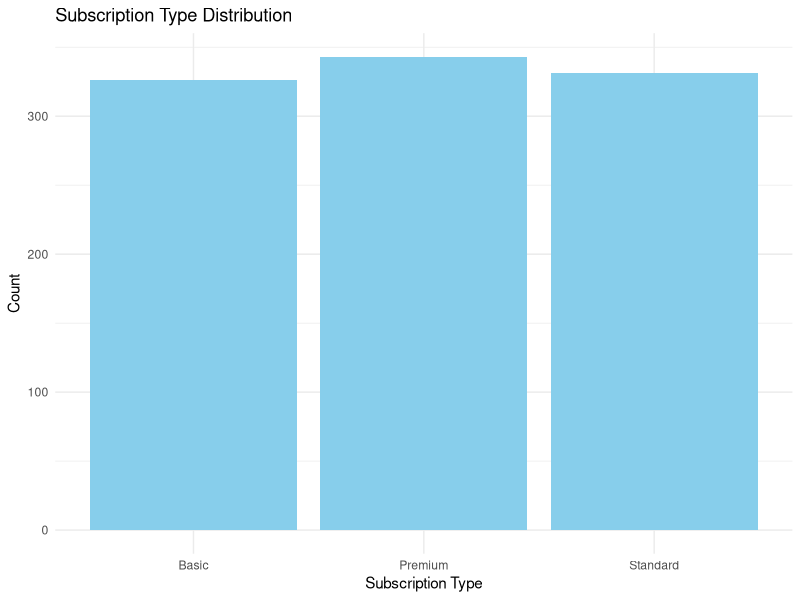
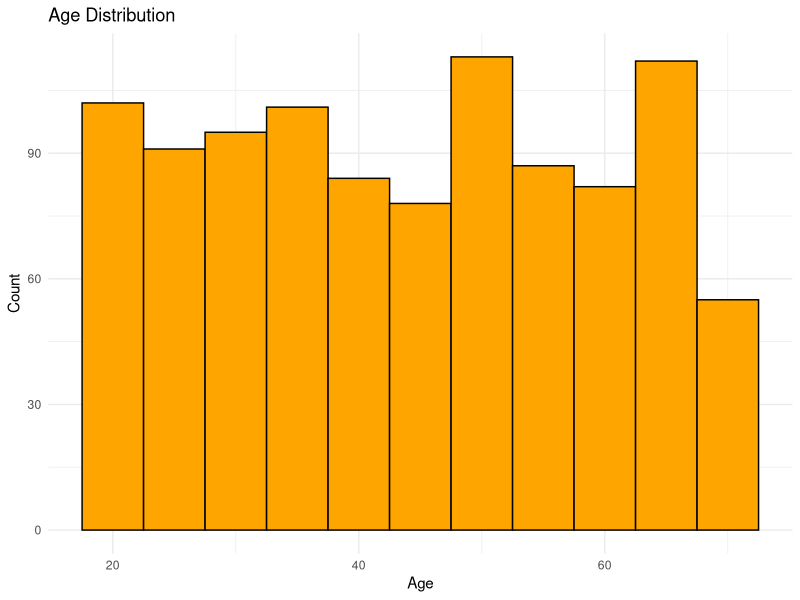
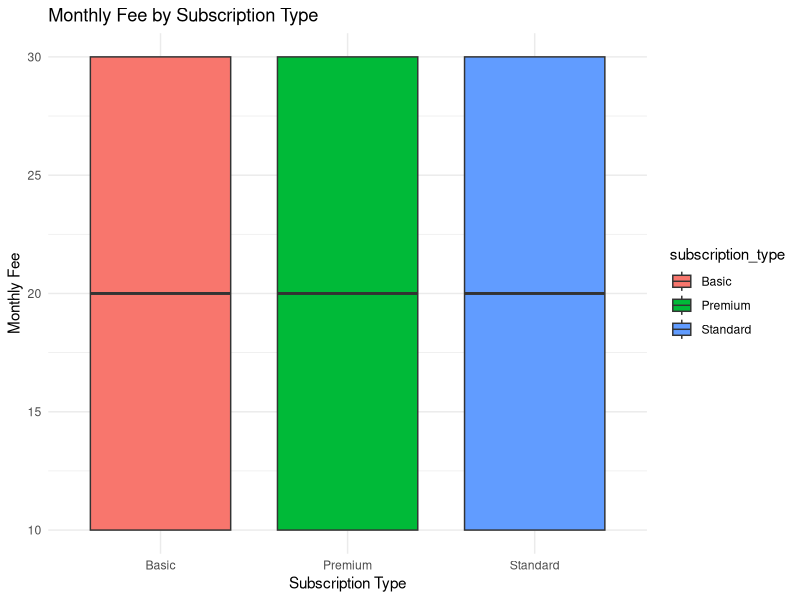
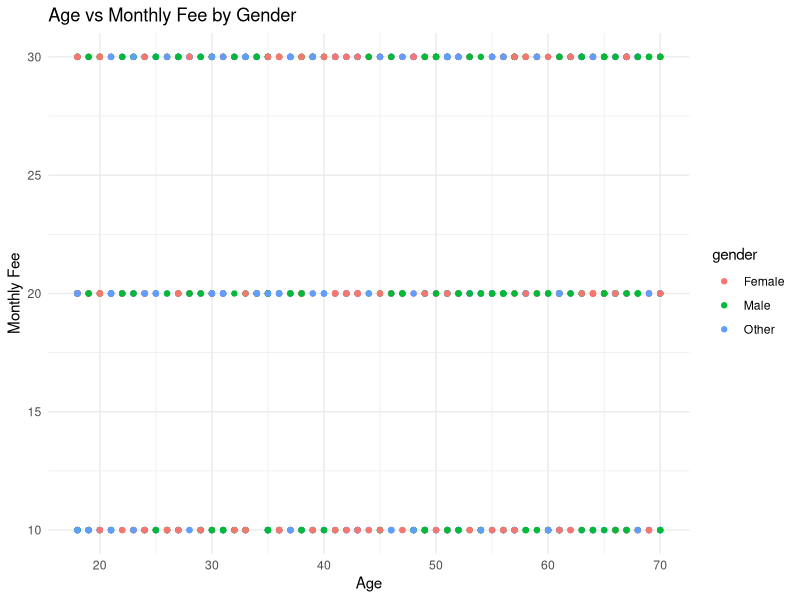
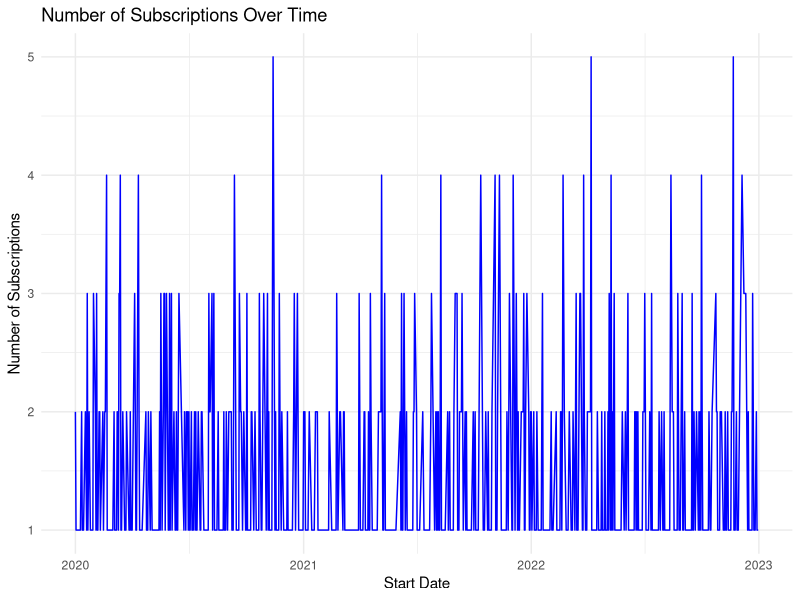
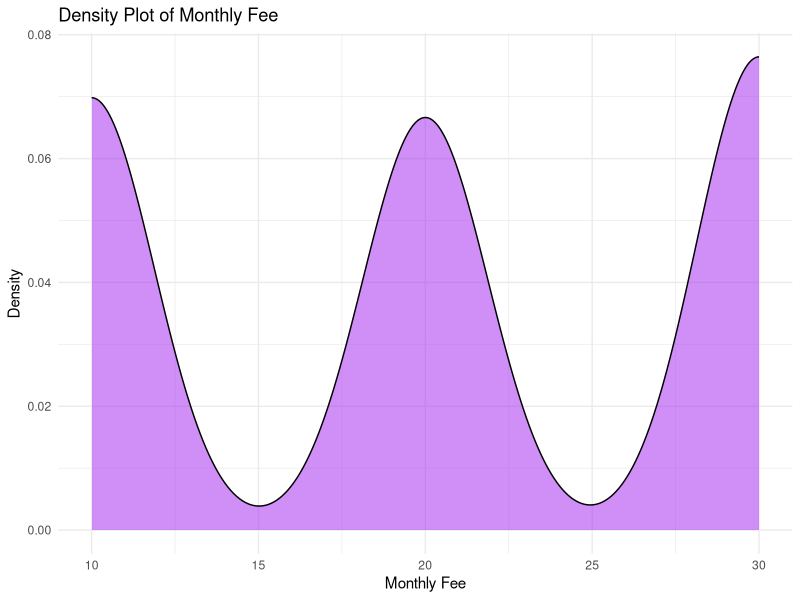

These figures' R source, in order:
library(ggplot2)
library(dplyr)
library(lubridate)
library(reshape2)

# Set seed for reproducibility
set.seed(123)

# Create sample dataset
n <- 1000
data <- data.frame(
  user_id = 1:n,
  subscription_type = sample(c("Basic", "Standard", "Premium"), n, replace = TRUE),
  start_date = sample(seq(as.Date('2020/01/01'), as.Date('2022/12/31'), by="day"), n, replace = TRUE),
  end_date = sample(seq(as.Date('2023/01/01'), as.Date('2025/12/31'), by="day"), n, replace = TRUE),
  age = sample(18:70, n, replace = TRUE),
  gender = sample(c("Male", "Female", "Other"), n, replace = TRUE),
  monthly_fee = sample(c(10, 20, 30), n, replace = TRUE),
  country = sample(c("USA", "Canada", "UK", "Australia", "India"), n, replace = TRUE)
)

# Convert dates to Date type
data$start_date <- as.Date(data$start_date)
data$end_date <- as.Date(data$end_date)

# Display the first few rows of the dataset
head(data)

# 1. Bar Chart - Subscription Type distribution
ggplot(data, aes(x = subscription_type)) +
  geom_bar(fill = "skyblue") +
  theme_minimal() +
  labs(title = "Subscription Type Distribution", x = "Subscription Type", y = "Count")

# 2. Histogram - Age distribution
ggplot(data, aes(x = age)) +
  geom_histogram(binwidth = 5, fill = "orange", color = "black") +
  theme_minimal() +
  labs(title = "Age Distribution", x = "Age", y = "Count")

# 3. Box Plot - Monthly Fee by Subscription Type
ggplot(data, aes(x = subscription_type, y = monthly_fee, fill = subscription_type)) +
  geom_boxplot() +
  theme_minimal() +
  labs(title = "Monthly Fee by Subscription Type", x = "Subscription Type", y = "Monthly Fee")

# 4. Scatter Plot - Age vs Monthly Fee by Gender
ggplot(data, aes(x = age, y = monthly_fee, color = gender)) +
  geom_point() +
  theme_minimal() +
  labs(title = "Age vs Monthly Fee by Gender", x = "Age", y = "Monthly Fee")

# 5. Line Chart - Number of Subscriptions Over Time
subscriptions_over_time <- data %>%
  group_by(start_date) %>%
  summarize(count = n())

ggplot(subscriptions_over_time, aes(x = start_date, y = count)) +
  geom_line(color = "blue") +
  theme_minimal() +
  labs(title = "Number of Subscriptions Over Time", x = "Start Date", y = "Number of Subscriptions")

# 6. Density Plot - Monthly Fee
ggplot(data, aes(x = monthly_fee)) +
  geom_density(fill = "purple", alpha = 0.5) +
  theme_minimal() +
  labs(title = "Density Plot of Monthly Fee", x = "Monthly Fee", y = "Density")

